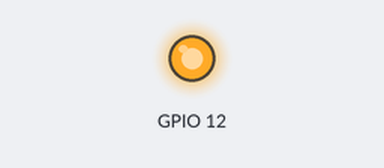
Simulated run of this program. Board: Raspberry Pi (BCM pin numbers). Shown: output pins drawn as LEDs (lit = HIGH). At 0.0 s the program stops and its outputs stay as they are.

Above: at 0.1 s.
Timing chart, 0 to 1.5 s (numbered marks = the images above):
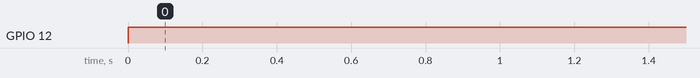

The program:

led.py
```python
#!usr/bin/env/ python
#enciende.py
#importamos la libreria GPIO
import RPi.GPIO as GPIO
#Definimos el modo BCM
GPIO.setmode(GPIO.BCM)
#Ahora definimos el pin GPIO 17 como salida
GPIO.setup(12, GPIO.OUT)
#Y le damos un valor logico alto para encender el LED
GPIO.output(12, GPIO.HIGH)
```

Measured:
- by itself, GPIO 12: LOW → HIGH at 0.00 s
